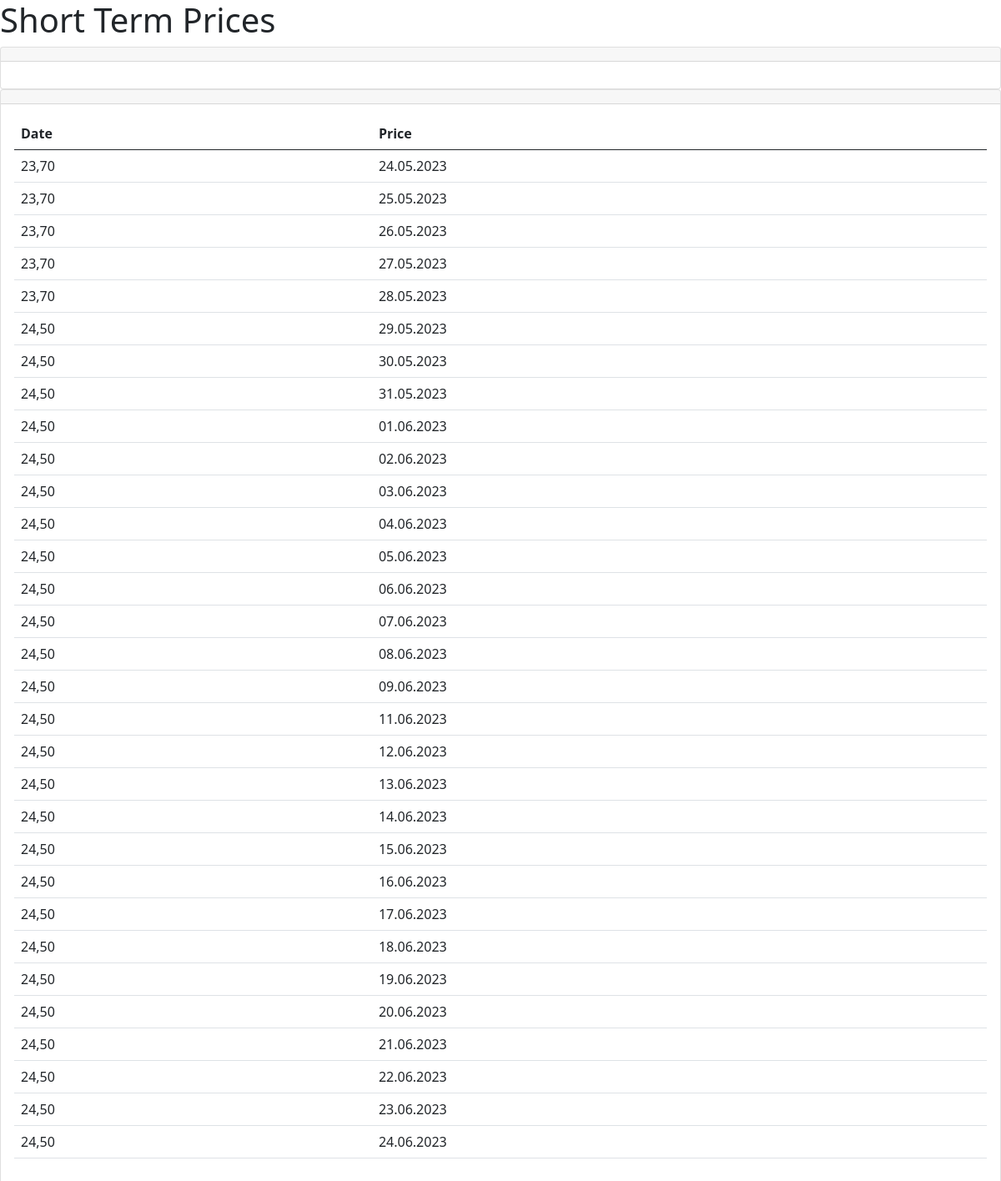
The app's page /short_term_prices?product_id=4 with its own data.
### tables this page shows
CREATE TABLE ShortTermPrice (
            id INTEGER PRIMARY KEY AUTOINCREMENT,
            product_id INTEGER,
            price TEXT,
            date TEXT,
            FOREIGN KEY (product_id) REFERENCES Product(id)
        );

### app.py (the view)
@app.route("/short_term_prices")
def short_term_prices():
    product_id = request.args.get("product_id")
    short_term_prices = get_short_term_prices(product_id)
    dates = [price[3] for price in short_term_prices]
    prices = [price[2] for price in short_term_prices]
    plot_data = go.Scatter(x=dates, y=prices, mode="lines", name="Price")
    layout = go.Layout(
        title="Short Term Prices", xaxis=dict(title="Date"), yaxis=dict(title="Price")
    )
    figure = go.Figure(data=[plot_data], layout=layout)
    plot_json = plotly.io.to_json(figure)
    return render_template(
        "short_term_prices.html",
        short_term_prices=short_term_prices,
        plot_json=plot_json,
    )

### app.py (called while the page is built)
def get_short_term_prices(product_id):
    conn = sqlite3.connect(DATABASE)
    cursor = conn.cursor()
    cursor.execute("SELECT * FROM ShortTermPrice WHERE product_id = ?", (product_id,))
    short_term_prices = cursor.fetchall()
    conn.close()
    return short_term_prices

### templates/short_term_prices.html (shortened to what this page needs)
<html>
<head>
    <link href="https://cdn.jsdelivr.net/npm/bootstrap@5.0.2/dist/css/bootstrap.min.css" rel="stylesheet">
</head>
<body>
    <h1>Short Term Prices</h1>
    <div class="card">
        <div class="card-header">
        </div>
        <div class="card-content">
            <div class="card-body">
            </div>
        </div>
    </div>
    <div class="card">
        <div class="card-header">
        </div>
        <div class="card-content">
            <div class="card-body">
                <div class="table-responsive">
                    <table class="table">
                        <thead>
                            <tr>
                                <th>Date</th>
                                <th>Price</th>
                            </tr>
                        </thead>
                        <tbody>
                            {% for price in short_term_prices %}
                            <tr>
                                <td>{{ price[2] }}</td>
                                <td>{{ price[3] }}</td>
                            </tr>
                            {% endfor %}
                        </tbody>
                    </table>
                </div>
            </div>
        </div>
</body>
</html>

### records on screen
ShortTermPrice: price "23,70", date "24.05.2023"
ShortTermPrice: price "23,70", date "25.05.2023"
ShortTermPrice: price "23,70", date "26.05.2023"
ShortTermPrice: price "23,70", date "27.05.2023"
ShortTermPrice: price "23,70", date "28.05.2023"
ShortTermPrice: price "24,50", date "29.05.2023"
ShortTermPrice: price "24,50", date "30.05.2023"
ShortTermPrice: price "24,50", date "31.05.2023"
ShortTermPrice: price "24,50", date "01.06.2023"
ShortTermPrice: price "24,50", date "02.06.2023"
ShortTermPrice: price "24,50", date "03.06.2023"
ShortTermPrice: price "24,50", date "04.06.2023"
ShortTermPrice: price "24,50", date "05.06.2023"
ShortTermPrice: price "24,50", date "06.06.2023"
ShortTermPrice: price "24,50", date "07.06.2023"
ShortTermPrice: price "24,50", date "08.06.2023"
ShortTermPrice: price "24,50", date "09.06.2023"
ShortTermPrice: price "24,50", date "11.06.2023"
ShortTermPrice: price "24,50", date "12.06.2023"
ShortTermPrice: price "24,50", date "13.06.2023"
ShortTermPrice: price "24,50", date "14.06.2023"
ShortTermPrice: price "24,50", date "15.06.2023"
ShortTermPrice: price "24,50", date "16.06.2023"
ShortTermPrice: price "24,50", date "17.06.2023"
ShortTermPrice: price "24,50", date "18.06.2023"
ShortTermPrice: price "24,50", date "19.06.2023"
ShortTermPrice: price "24,50", date "20.06.2023"
ShortTermPrice: price "24,50", date "21.06.2023"
ShortTermPrice: price "24,50", date "22.06.2023"
ShortTermPrice: price "24,50", date "23.06.2023"
ShortTermPrice: price "24,50", date "24.06.2023"
